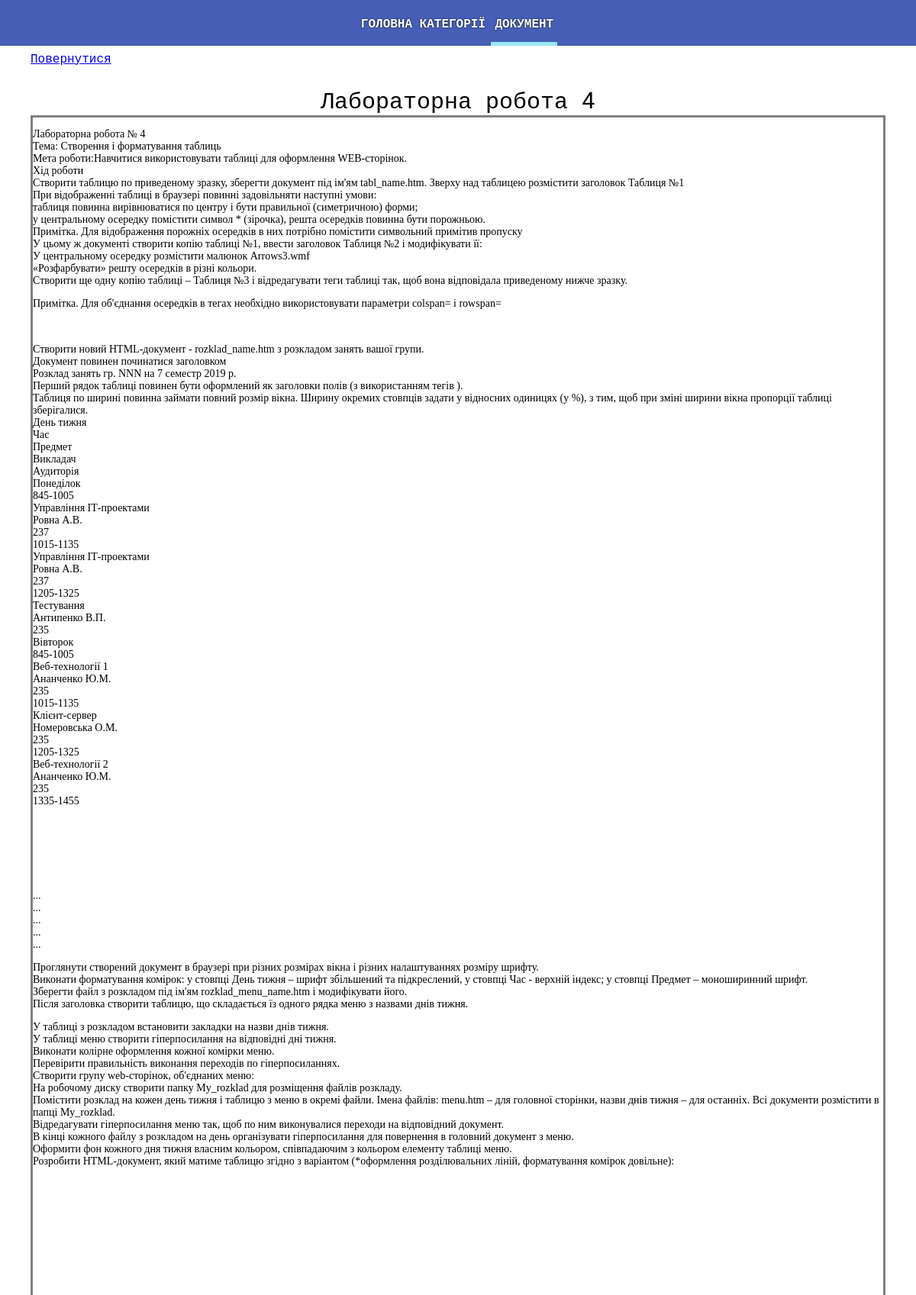
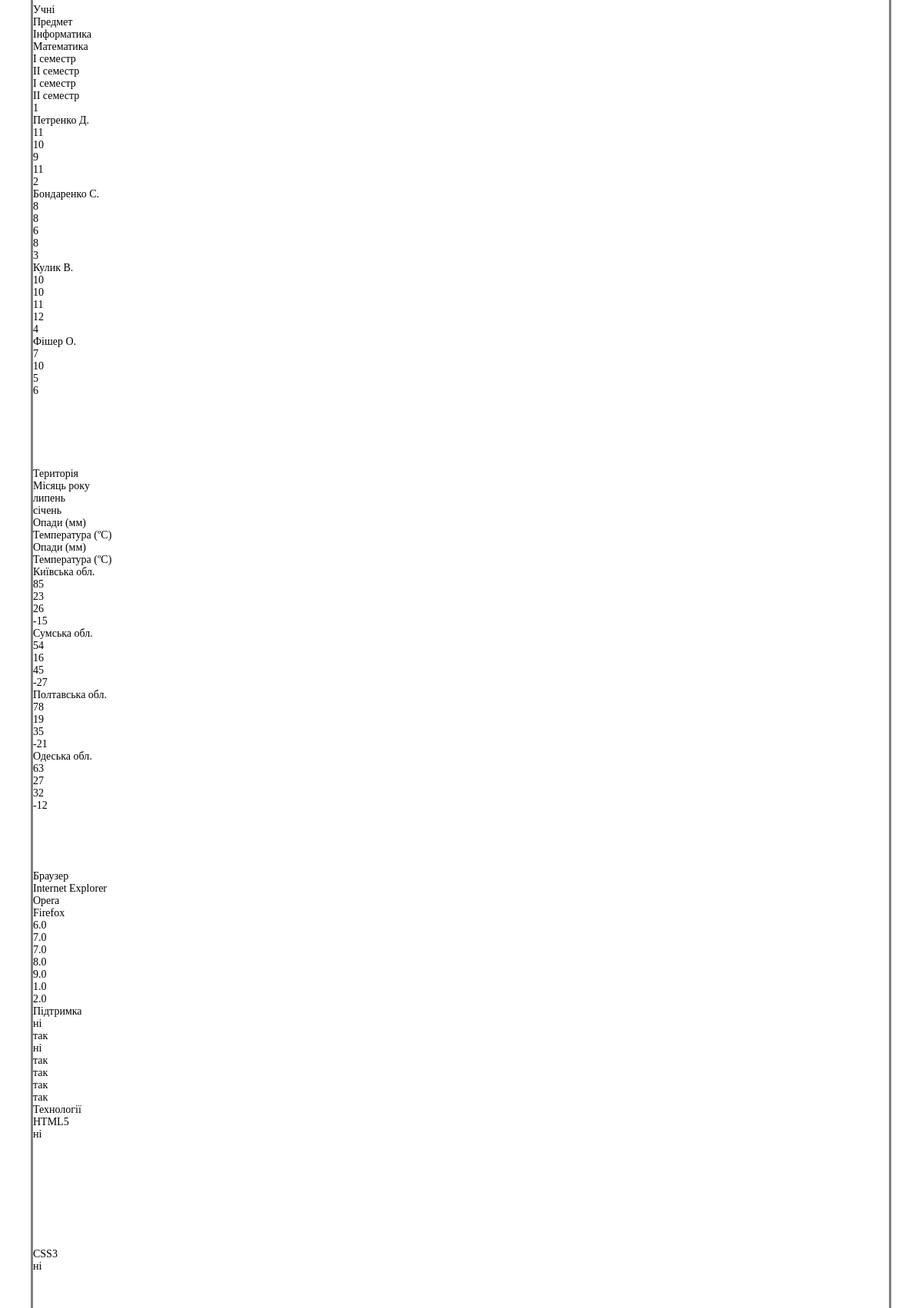
Screenshot of /document.php?id=9 (upper part) with the database file from the repository (2 pictures, top to bottom).
### tables this page shows
CREATE TABLE `docs` (
  `id_doc` int(11) NOT NULL,
  `name` text NOT NULL,
  `document` mediumtext NOT NULL,
  `id_theam` int(11) NOT NULL,
  `id_cat` int(11) NOT NULL
);

### document.php (the view, shortened to what this page needs)
<?php
require_once "connect.php";
$id = $_GET['id'];
$sql = "SELECT * FROM `docs` WHERE `id_doc` = '$id'";
$result = $mysqli->query($sql);
	while ($row = $result->fetch_object()) {
		$name = $row->name;
		$doc = $row->document;
	}
?>
<!DOCTYPE html>
<html lang="en">
<head>
	<link rel="stylesheet" href="styles\style.css">
	<link rel="stylesheet" href="https://maxcdn.bootstrapcdn.com/font-awesome/4.5.0/css/font-awesome.min.css">
</head>
<body>
	<div class="navigation">
		<div class="n-n">
			<a href="index.php"><div class="naw">ГОЛОВНА</div></a>
			<a href="catalog.php"><div class="naw">КАТЕГОРІЇ</div></a>
			<div class="naw" id="glav"><span id="opa">ДОКУМЕНТ</span></div>
		</div>
	</div>
		<a href="index.php"><div class="back">Повернутися</div></a>
		<div class="name-docs"><?php echo $name;?></div>
		<div class="vne">
			<div class="document"><?php echo $doc;?></div>
		</div>
</body>
</html>

### styles/style.css (style rules this page uses)
* { box-sizing: border-box; }
html { min-height: 100vh; }
body { padding: 0px; margin: 0px; color: rgba(15, 10, 10, 0.781); font-family: 'Roboto Mono', monospace; display: flex; flex-direction: column; }
.n-n a { text-decoration: none; color: white; height: 100%; width: 100%; }
#glav { position: relative; border-bottom: 5px solid rgb(154, 232, 244); }
#opa { position: relative; top: 2.5px; }
.navigation { height: 60px; padding-left: 40px; padding-right: 40px; width: 100%; background: rgba(70, 94, 181, 1); display: flex; flex-direction: row; align-items: center; justify-content: center; position: -webkit-sticky; position: sticky; top: -1px; z-index: 1000; }
.n-n { color: white; text-shadow: 0 0 2px black; height: 60px; display: flex; flex-direction: row; align-items: center; justify-content: flex-start; }
.naw { height: 100%; margin-right: 5%; width: auto; display: flex; align-items: center; justify-content: center; cursor: pointer; padding: 5px; font-weight: 600; }
.back { padding-left: 40px; margin-top: 5px; }
.name-docs { color: black; font-size: 30px; padding-top:2%; text-align: center; }
.document { width: 100%; color: black; font-size: 14px; font-family: 'Times New Roman', Times, serif; border: 3px solid gray; }
.vne { padding-right: 40px; padding-left: 40px; }

### rows the page displays
docs: name "Лабораторна робота 4", document "Лабораторна робота № 4 Тема: Створення і форматування таблиць Мета роботи:Навчитися використовувати таблиці для оформлення WEB-сторінок. Хід роботи Створити таблицю по приведеному зразку, зберегти документ під ім'ям tabl_name.htm. Зверху над таблицею розмістити заголовок Таблиця №1 При відображенні таблиці в браузері повинні задовільняти наступні умови: таблиця повинна вирівнюватися по центру і бути правильної (симетричною) форми; у центральному осередку помістити символ * (зірочка), решта осередків повинна бути порожньою. Примітка. Для відображення порожніх осередків в них потрібно помістити символьний примітив пропуску У цьому ж документі створити копію таблиці №1, ввести заголовок…"
